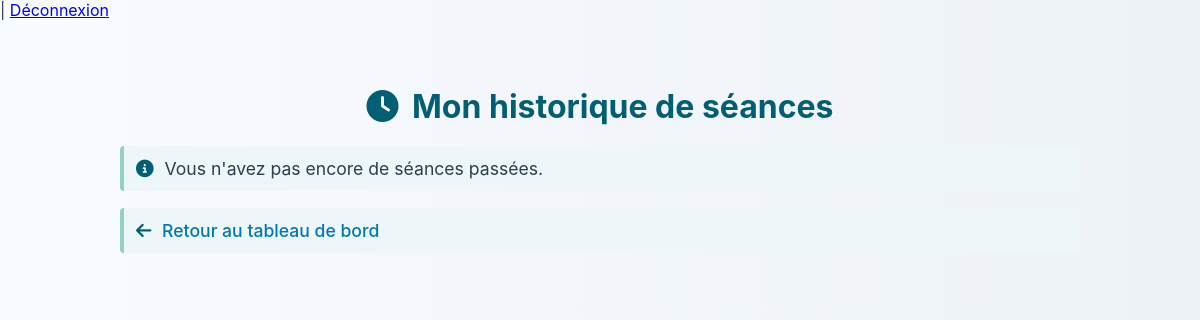
/schedule/historique/ (signed in), run on an earlier commit of the app's database.
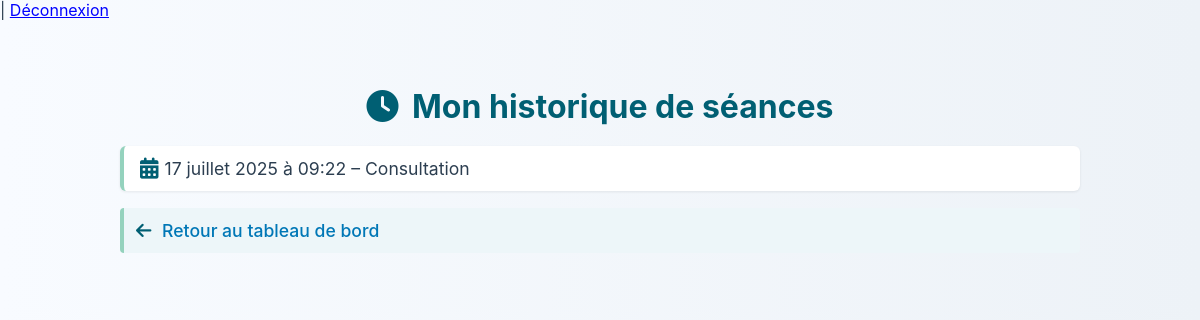
And on a later commit of the database.
### schedule/models.py (models this page shows, shortened)
class Seance(models.Model):
    client = models.ForeignKey(User, on_delete=models.CASCADE)
    date = models.DateField()
    heure_debut = models.TimeField()
    objet = models.CharField(max_length=255)

### schedule/views.py (the view)
# urls.py: path('historique/', views.historique_client, name='historique_client'),
@login_required
def historique_client(request):
    seances = Seance.objects.filter(client=request.user).order_by('-date', '-heure_debut')
    return render(request, 'schedule/historique_client.html', {'seances': seances})

### schedule/templates/schedule/historique_client.html (shortened to what this page needs)
{% extends 'schedule/base.html' %}
{% load static %}
{% block content %}
  <div class="container">
    <h2><i class="fas fa-clock"></i> Mon historique de séances</h2>
    {% if seances %}
      <ul class="historique-list">
        {% for seance in seances %}
          <li>
            <i class="fas fa-calendar-alt"></i> {{ seance.date }} à {{ seance.heure_debut }} – {{ seance.objet }}
          </li>
        {% endfor %}
      </ul>
    {% else %}
      <p><i class="fas fa-info-circle"></i> Vous n'avez pas encore de séances passées.</p>
    {% endif %}
    <p><a href="{% url 'dashboard' %}"><i class="fas fa-arrow-left"></i> Retour au tableau de bord</a></p>
  </div>
{% endblock %}

### schedule/templates/schedule/base.html (shortened to what this page needs)
{% load static %}
<!DOCTYPE html>
<html lang="fr">
<head>
    <link rel="stylesheet" href="{% static 'css/style_global.css' %}">
    <link rel="stylesheet" href="https://cdnjs.cloudflare.com/ajax/libs/font-awesome/6.5.0/css/all.min.css">
</head>
<body>
<nav>
    {% if user.is_authenticated %}
    |
    <form action="{% url 'logout' %}" method="post" style="display:inline;">
        <button type="submit" style="background:none;border:none;padding:0;font:inherit;color:blue;cursor:pointer;text-decoration:underline;">
            Déconnexion
        </button>
    </form>
{% else %}
    | <a href="{% url 'login' %}">Connexion</a>
    | <a href="{% url 'signup' %}">Inscription</a>
{% endif %}
</nav>
{% block content %}{% endblock %}

### schedule/static/css/style_global.css (style rules this page uses)
body { font-family: 'Inter', 'Segoe UI', sans-serif; background: linear-gradient(to right, #f8fbff, #edf2f7); margin: 0; padding: 0; color: #2c3e50; }
.container { max-width: 960px; margin: auto; padding: 40px 20px; }
h1, h2, h3 { color: #005f73; margin-bottom: 20px; text-align: center; }
h2 { font-size: 2em; }
ul { list-style: none; padding-left: 0; }
ul li { background: #ffffff; border-left: 4px solid #94d2bd; padding: 12px 16px; margin-bottom: 10px; border-radius: 6px; box-shadow: 0 1px 3px rgba(0,0,0,0.08); display: flex; align-items: center; font-size: 1.1em; }
ul li i { margin-right: 10px; color: #005f73; font-size: 1.2em; }
p { background: #edf6f9; padding: 12px; border-left: 4px solid #94d2bd; border-radius: 4px; font-size: 1.1em; }
button { background: #0a9396; color: #fff; border: none; padding: 10px 16px; border-radius: 5px; cursor: pointer; font-size: 1em; }
a { color: #0077b6; text-decoration: none; }
h2 i, h3 i { margin-right: 8px; color: #0077b6; }
.container a { color: #0077b6; font-weight: 500; }
.container i { margin-right: 6px; color: #005f73; }

What changed in the data, as far as the page shows it:
added Seance: date "17 juillet 2025", heure_debut "09:22", objet "Consultation"
Also different on the page:
text no longer shown: "Vous n'avez pas encore de séances passées."
